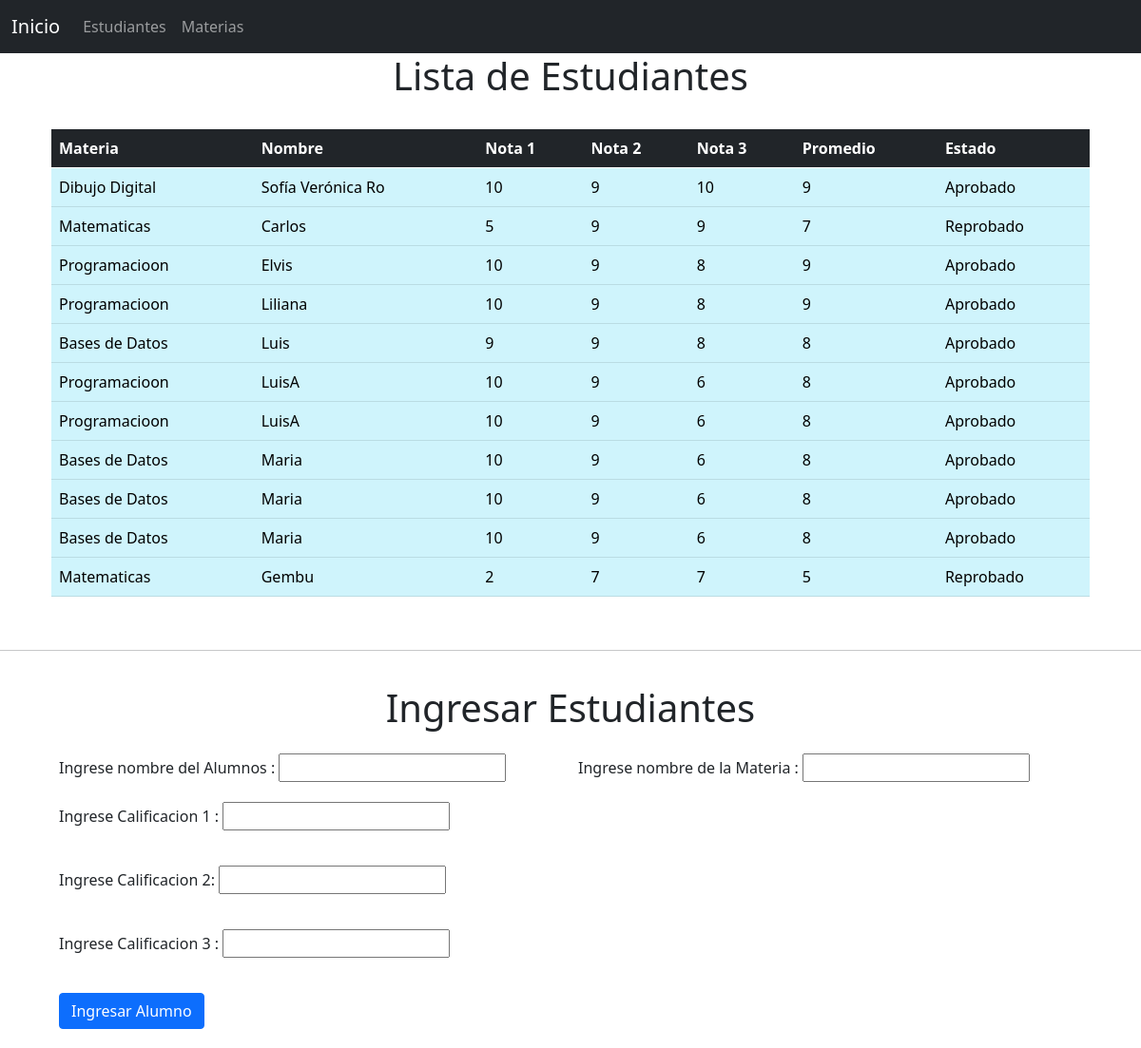
The page / on the database its author committed.
### calificaciones/models.py (models this page shows)
class Calificaciones(models.Model):
    name = models.CharField('Alumno', max_length=50)
    subject = models.CharField('Materia', max_length=50)
    grade1 = models.IntegerField('Calificación 1')
    grade2 = models.IntegerField('Calificación 2')
    grade3 = models.IntegerField('Calificación 3')
    averag = models.IntegerField('Promedio') #, max_digits=3, decimal_places=2)

### calificaciones/views.py (the view)
# urls.py: path('', views.index, name='index'),
def index(request):
    calificaciones = Calificaciones.objects.all()
    return render(request, 'index.html', locals())

### templates/index.html (shortened to what this page needs)
<!DOCTYPE html>
<html lang="en">
<head>
    <link href="https://cdn.jsdelivr.net/npm/bootstrap@5.0.0-beta1/dist/css/bootstrap.min.css" rel="stylesheet"
>
</head>
<body>
	<nav class="navbar navbar-expand-lg navbar-dark bg-dark">
        <div class="container-fluid">
            <a class="navbar-brand" href="#">Inicio</a>
            <div class="collapse navbar-collapse" id="navbarNav">
                <ul class="navbar-nav">
                    <li class="nav-item">
                        <a class="nav-link" href="#">Estudiantes</a>
                    </li>
                    <li class="nav-item">
                        <a class="nav-link" href="#">Materias</a>
                    </li>
                </ul>
            </div>
        </div>
    </nav>
	<div class="container">
		<h1 style="text-align: center;">Lista de Estudiantes</h1>
        <div class="row p-4">
            <table class="table table-info">
                <thead>
                    <tr class="table table-dark">
                        <th>Materia</th>
                        <th>Nombre</th>
                        <th>Nota 1</th>
						<th>Nota 2</th>
						<th>Nota 3</th>
						<th>Promedio</th>
                        <th>Estado</th>
                    </tr>
                </thead>
                <tbody id="tasks">
                    {% for estudiante in calificaciones %}
                    <tr>
                        <td>{{estudiante.subject}}</td>
                        <td>{{estudiante.name}}</td>
                        <td>{{estudiante.grade1}}</td>
						<td>{{estudiante.grade2}}</td>
						<td>{{estudiante.grade3}}</td>
						<td>{{estudiante.averag}}</td>
                        {% if estudiante.averag > 7%}
                            <td>Aprobado</td>
                        {% else %}
                            <td>Reprobado</td>
                        {% endif %}
                    </tr>
                    {%endfor%}
                </tbody>
            </table>
        </div>
    </div>
	<hr>
	<div class="container">
		<form method="POST" action="agregar" class="row g-3" style="padding: 20px;">{% csrf_token %}
			<h1 style="text-align: center;">Ingresar Estudiantes</h1>
			<div class="col-md-6">
				<label class="form-label">Ingrese nombre del Alumnos : </label>
				<input type="text" name="nombre">
			</div>
			<div class="col-md-6">
				<label class="form-label">Ingrese nombre de la Materia : </label>
				<input type="text" name="materia">
			</div>
			<div class="mb-3">
				<label class="form-label">Ingrese Calificacion 1 : </label>
				<input type="text" name="cal1">
			</div>
			<div class="mb-3">
				<label class="form-label">Ingrese Calificacion 2: </label>
				<input type="text" name="cal2">
			</div>
			<div class="mb-3">
				<label class="form-label">Ingrese Calificacion 3 : </label>
				<input type="text" name="cal3">
			</div>
			<div class="col-12">
				<button type="submit" type="button" class="btn btn-primary">Ingresar Alumno</button>
			</div>
		</form>
	</div>
</body>
</html>

### rows shown on the page
Calificaciones: subject "Dibujo Digital", name "Sofía Verónica Ro", grade1 "10", grade2 "9", grade3 "10", averag "9", shows "Aprobado"
Calificaciones: subject "Matematicas", name "Carlos", grade1 "5", grade2 "9", grade3 "9", averag "7", shows "Reprobado"
Calificaciones: subject "Programacioon", name "Elvis", grade1 "10", grade2 "9", grade3 "8", averag "9", shows "Aprobado"
Calificaciones: subject "Programacioon", name "Liliana", grade1 "10", grade2 "9", grade3 "8", averag "9", shows "Aprobado"
Calificaciones: subject "Bases de Datos", name "Luis", grade1 "9", grade2 "9", grade3 "8", averag "8", shows "Aprobado"
Calificaciones: subject "Programacioon", name "LuisA", grade1 "10", grade2 "9", grade3 "6", averag "8", shows "Aprobado"
Calificaciones: subject "Programacioon", name "LuisA", grade1 "10", grade2 "9", grade3 "6", averag "8", shows "Aprobado"
Calificaciones: subject "Bases de Datos", name "Maria", grade1 "10", grade2 "9", grade3 "6", averag "8", shows "Aprobado"
Calificaciones: subject "Bases de Datos", name "Maria", grade1 "10", grade2 "9", grade3 "6", averag "8", shows "Aprobado"
Calificaciones: subject "Bases de Datos", name "Maria", grade1 "10", grade2 "9", grade3 "6", averag "8", shows "Aprobado"
Calificaciones: subject "Matematicas", name "Gembu", grade1 "2", grade2 "7", grade3 "7", averag "5", shows "Reprobado"
